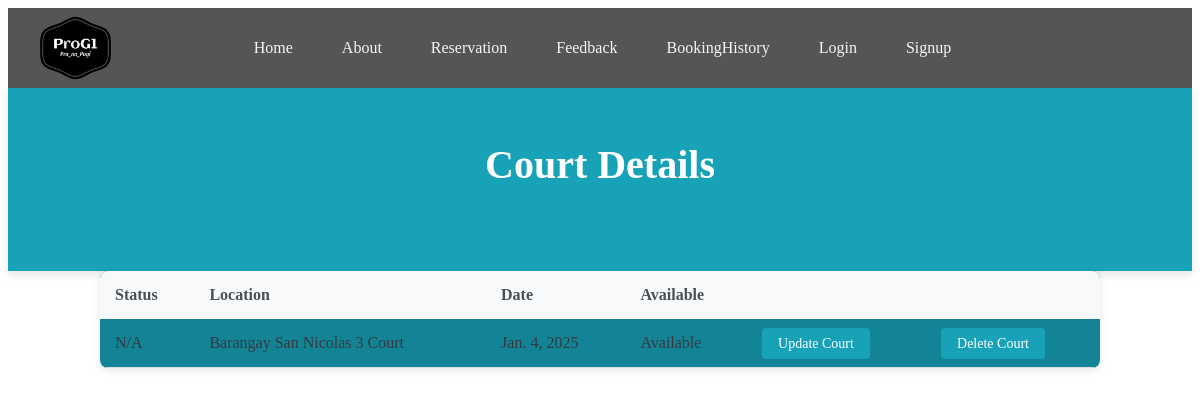
/courtdetail/5, run on the app's committed database.
### app/models.py (models this page shows, shortened)
class Court(models.Model):
    court_Id = models.AutoField(primary_key=True)
    courtStatus = models.CharField(max_length=100)
    location = models.CharField(max_length=100, choices=[('Barangay San Nicolas 3 Court','Barangay San Nicolas 3 Phase 1'),('Barangay Molino 3 Court','Barangay Molino 3 Phase 2')])
    date = models.DateField()
    available = models.CharField(max_length=100, choices=[('Available','Available'),('Not Available','Not Available')])

### app/views.py (the view)
# urls.py: path('courtdetail/<int:pk>' , CourtDetailView.as_view(), name='court_detail'),
class CourtDetailView(DetailView):
    model = Court
    context_object_name = 'court'
    template_name = 'app/court_detail.html'

### app/templates/app/court_detail.html
{% extends 'app/base.html' %}
{% load static %}
{% block content %}
<div class="Heading_list">
    <h2>Court Details</h2>
</div>
    <table class="Body_list">
        <thead>
            <tr>
                <th>Status</th>
                <th>Location</th>
                <th>Date</th>
                <th>Available</th>
                <th></th>
                <th></th>
            </tr>
        </thead>
        <tbody>
                <tr>
                    <td>{{ court.courtStatus }}</td>
                    <td>{{ court.location }}</td>
                    <td>{{ court.date }}</td>
                    <td>{% if court.available %}Available{% else %}Unavailable{% endif %}</td>
                    <td><a href="{% url 'court_update' court.court_Id %}">Update Court</a></td>
                    <td><a href="{% url 'court_delete' court.court_Id %}">Delete Court</a></td>
                </tr>
        </tbody>
    </table>
{% endblock content %}

### static/css/base.css (style rules this page uses)
.Heading_list { background-color:#17a2b8; color: white; padding: 20px; text-align: center; box-shadow: 0 4px 8px rgba(0, 0, 0, 0.1); }
.Heading_list h2 { font-size: 40px; padding-bottom: 30px; }
table.Body_list { width: 100%; border-collapse: collapse; margin-top: 30px; background-color:#138496; box-shadow: 0 2px 8px rgba(0, 0, 0, 0.1); border-radius: 8px; overflow: hidden; }
table.Body_list th, table.Body_list td { padding: 15px; text-align: left; }
table.Body_list th { background-color: #f8f9fa; color: #495057; font-weight: 600; }
table.Body_list td { color: #343a40; border-bottom: 1px solid #ddd; }
table.Body_list td a { padding: 8px 16px; background-color: #17a2b8; color: white; text-decoration: none; border-radius: 4px; font-size: 14px; transition: background-color 0.3s ease; }
table.Body_list { margin: 0 auto; max-width: 1000px; border-radius: 8px; margin-bottom: 30px; }

### data on the page
Court: courtStatus "N/A", location "Barangay San Nicolas 3 Court", date "Jan. 4, 2025"
